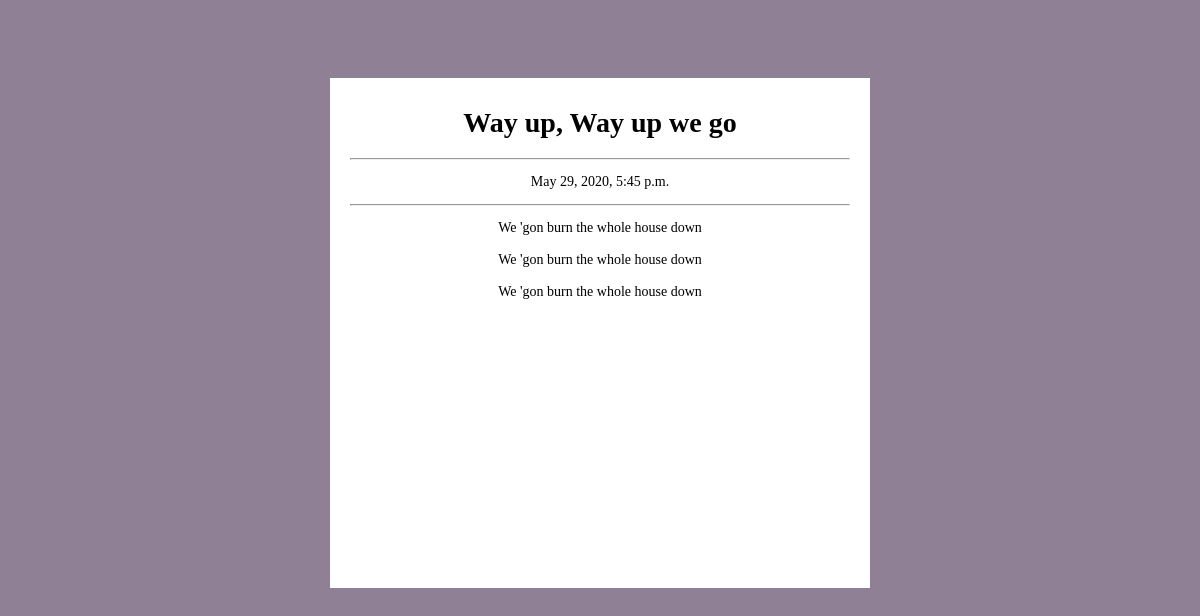
The page /blog/1 on the database its author committed.
### blog/models.py (models this page shows, shortened)
class Blog(models.Model):
    title = models.CharField(max_length = 200)
    pub_date = models.DateTimeField('date published')
    body = models.TextField()

### blog/views.py (the view)
# urls.py: path('<int:blog_id>', views.txtdetail, name="txtdetail"),
def txtdetail(request, blog_id):
    details = get_object_or_404(Blog, pk = blog_id)
    return render(request, 'txtdetail.html', {'detail':details})

### blog/templates/txtdetail.html
{% load static %}
<!DOCTYPE html>
<html>
    <head>
        <link href="{% static 'css/txtdetail.css' %}" type="text/css" rel="stylesheet">
    </head>
    <body>
        <div class="block">
            <div class="text">
                <h1>{{detail.title}}</h1>
                <hr>
                <p>{{detail.pub_date}}</p>
                <hr>
                <p>{{detail.body|linebreaksbr}}</p>
            </div>
        </div>
    </body>
</html>

### blog/static/css/txtdetail.css (style rules this page uses)
body { background-color:rgba(143, 128, 149, 1); }
.block { width: 500px; height: 500px; font-size: 14px; font-family: 'Cafe24Oneprettynight'; padding: 10px 20px 0px 20px; background-color: white; margin:auto; margin-top: 78px; text-align: center; }

### rows shown on the page
Blog: title "Way up, Way up we go", pub_date "May 29, 2020, 5:45 p.m.", body "We 'gon burn the whole house down We 'gon burn the whole house down We 'gon burn the whole house down"
